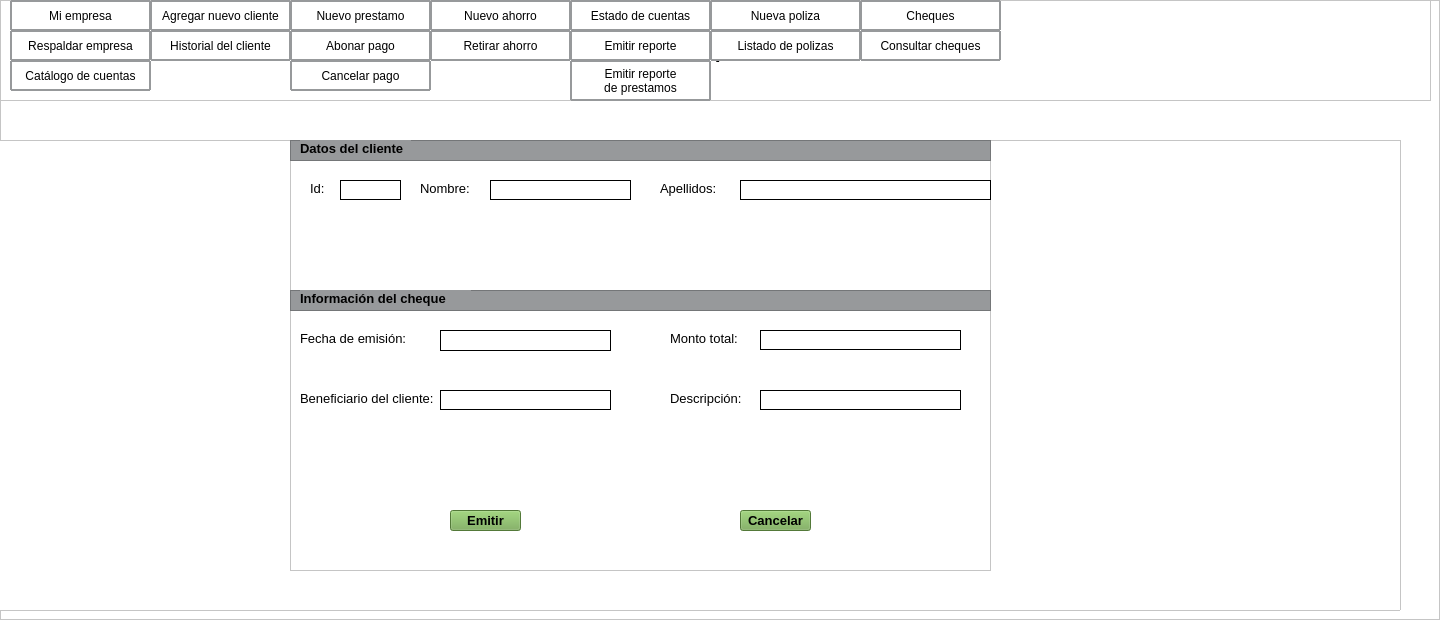
             <widget class="QFrame" name="contenido">
              <property name="styleSheet">
               <string notr="true">background-color: rgb(255, 255, 255);</string>
              </property>
              <property name="frameShape">
               <enum>QFrame::StyledPanel</enum>
              </property>
              <property name="frameShadow">
               <enum>QFrame::Raised</enum>
              </property>
              <widget class="QLabel" name="label_18">
               <property name="geometry">
                <rect>
                 <x>1000</x>
                 <y>10</y>
                 <width>251</width>
                 <height>51</height>
                </rect>
               </property>
               <property name="text">
                <string/>
               </property>
              </widget>
              <widget class="QFrame" name="frame">
               <property name="geometry">
                <rect>
                 <x>0</x>
                 <y>0</y>
                 <width>1431</width>
                 <height>101</height>
                </rect>
               </property>
               <property name="frameShape">
                <enum>QFrame::StyledPanel</enum>
               </property>
               <property name="frameShadow">
                <enum>QFrame::Raised</enum>
               </property>
               <widget class="QLabel" name="IngresaTitulo">
                <property name="geometry">
                 <rect>
                  <x>292</x>
                  <y>20</y>
                  <width>841</width>
                  <height>61</height>
                 </rect>
                </property>
                <property name="minimumSize">
                 <size>
                  <width>750</width>
                  <height>0</height>
                 </size>
                </property>
                <property name="maximumSize">
                 <size>
                  <width>1600</width>
                  <height>16777215</height>
                 </size>
                </property>
                <property name="font">
                 <font>
                  <pointsize>16</pointsize>
                 </font>
                </property>
                <property name="styleSheet">
                 <string notr="true"/>
                </property>
                <property name="text">
                 <string>&lt;html&gt;&lt;head/&gt;&lt;body&gt;&lt;p align=&quot;center&quot;&gt;&lt;span style=&quot; font-weight:700;&quot;&gt;Cheques&lt;/span&gt;&lt;/p&gt;&lt;/body&gt;&lt;/html&gt;</string>
                </property>
               </widget>
               <widget class="QLabel" name="label_10">
                <property name="geometry">
                 <rect>
                  <x>1200</x>
                  <y>10</y>
                  <width>80</width>
                  <height>80</height>
                 </rect>
                </property>
                <property name="minimumSize">
                 <size>
                  <width>80</width>
                  <height>80</height>
                 </size>
                </property>
                <property name="text">
                 <string/>
                </property>
                <property name="pixmap">
                 <pixmap resource="../imagenes/res.qrc">:/imagen/logobueno_preview_rev_1.png</pixmap>
                </property>
               </widget>
               <widget class="QPushButton" name="Catalogo">
                <property name="geometry">
                 <rect>
                  <x>10</x>
                  <y>60</y>
                  <width>141</width>
                  <height>31</height>
                 </rect>
                </property>
                <property name="styleSheet">
                 <string notr="true">border-style: solid;
border-width: 2px;
border-color: rgb(151, 153, 155);
border-radius: 1px;
</string>
                </property>
                <property name="text">
                 <string>Catálogo de cuentas</string>
                </property>
               </widget>
               <widget class="QPushButton" name="Respaldo">
                <property name="geometry">
                 <rect>
                  <x>10</x>
                  <y>30</y>
                  <width>141</width>
                  <height>31</height>
                 </rect>
                </property>
                <property name="styleSheet">
                 <string notr="true">border-style: solid;
border-width: 2px;
border-color: rgb(151, 153, 155);
border-radius: 1px;
</string>
                </property>
                <property name="text">
                 <string>Respaldar empresa</string>
                </property>
               </widget>
               <widget class="QPushButton" name="Mi_Empresa">
                <property name="geometry">
                 <rect>
                  <x>10</x>
                  <y>0</y>
                  <width>141</width>
                  <height>31</height>
                 </rect>
                </property>
                <property name="styleSheet">
                 <string notr="true">border-style: solid;
border-width: 2px;
border-color: rgb(151, 153, 155);
border-radius: 1px;
</string>
                </property>
                <property name="text">
                 <string>Mi empresa</string>
                </property>
               </widget>
               <widget class="QPushButton" name="Ahorro">
                <property name="geometry">
                 <rect>
                  <x>430</x>
                  <y>0</y>
                  <width>141</width>
                  <height>31</height>
                 </rect>
                </property>
                <property name="styleSheet">
                 <string notr="true">border-style: solid;
border-width: 2px;
border-color: rgb(151, 153, 155);
border-radius: 1px;
</string>
                </property>
                <property name="text">
                 <string>Nuevo ahorro</string>
                </property>
               </widget>
               <widget class="QPushButton" name="abonar">
                <property name="geometry">
                 <rect>
                  <x>290</x>
                  <y>30</y>
                  <width>141</width>
                  <height>31</height>
                 </rect>
                </property>
                <property name="styleSheet">
                 <string notr="true">border-style: solid;
border-width: 2px;
border-color: rgb(151, 153, 155);
border-radius: 1px;
</string>
                </property>
                <property name="text">
                 <string>Abonar pago</string>
                </property>
               </widget>
               <widget class="QPushButton" name="Reportes">
                <property name="geometry">
                 <rect>
                  <x>570</x>
                  <y>30</y>
                  <width>141</width>
                  <height>31</height>
                 </rect>
                </property>
                <property name="styleSheet">
                 <string notr="true">border-style: solid;
border-width: 2px;
border-color: rgb(151, 153, 155);
border-radius: 1px;
</string>
                </property>
                <property name="text">
                 <string>Emitir reporte</string>
                </property>
               </widget>
               <widget class="QPushButton" name="Polizas">
                <property name="geometry">
                 <rect>
                  <x>710</x>
                  <y>0</y>
                  <width>151</width>
                  <height>31</height>
                 </rect>
                </property>
                <property name="styleSheet">
                 <string notr="true">border-style: solid;
border-width: 2px;
border-color: rgb(151, 153, 155);
border-radius: 1px;
</string>
                </property>
                <property name="text">
                 <string>Nueva poliza</string>
                </property>
               </widget>
               <widget class="QPushButton" name="Historial">
                <property name="geometry">
                 <rect>
                  <x>150</x>
                  <y>30</y>
                  <width>141</width>
                  <height>31</height>
                 </rect>
                </property>
                <property name="styleSheet">
                 <string notr="true">border-style: solid;
border-width: 2px;
border-color: rgb(151, 153, 155);
border-radius: 1px;
</string>
                </property>
                <property name="text">
                 <string>Historial del cliente</string>
                </property>
               </widget>
               <widget class="QPushButton" name="Estado">
                <property name="geometry">
                 <rect>
                  <x>570</x>
                  <y>0</y>
                  <width>141</width>
                  <height>31</height>
                 </rect>
                </property>
                <property name="styleSheet">
                 <string notr="true">border-style: solid;
border-width: 2px;
border-color: rgb(151, 153, 155);
border-radius: 1px;
</string>
                </property>
                <property name="text">
                 <string>Estado de cuentas</string>
                </property>
               </widget>
               <widget class="QPushButton" name="cancelar">
                <property name="geometry">
                 <rect>
                  <x>290</x>
                  <y>60</y>
                  <width>141</width>
                  <height>31</height>
                 </rect>
                </property>
                <property name="styleSheet">
                 <string notr="true">border-style: solid;
border-width: 2px;
border-color: rgb(151, 153, 155);
border-radius: 1px;
</string>
                </property>
                <property name="text">
                 <string>Cancelar pago</string>
                </property>
               </widget>
               <widget class="QPushButton" name="Cliente">
                <property name="geometry">
                 <rect>
                  <x>150</x>
                  <y>0</y>
                  <width>141</width>
                  <height>31</height>
                 </rect>
                </property>
                <property name="styleSheet">
                 <string notr="true">border-style: solid;
border-width: 2px;
border-color: rgb(151, 153, 155);
border-radius: 1px;
</string>
                </property>
                <property name="text">
                 <string>Agregar nuevo cliente</string>
                </property>
               </widget>
               <widget class="QPushButton" name="Retirar">
                <property name="geometry">
                 <rect>
                  <x>430</x>
                  <y>30</y>
                  <width>141</width>
                  <height>31</height>
                 </rect>
                </property>
                <property name="styleSheet">
                 <string notr="true">border-style: solid;
border-width: 2px;
border-color: rgb(151, 153, 155);
border-radius: 1px;
</string>
                </property>
                <property name="text">
                 <string>Retirar ahorro</string>
                </property>
               </widget>
               <widget class="QPushButton" name="Cheques">
                <property name="geometry">
                 <rect>
                  <x>860</x>
                  <y>0</y>
                  <width>141</width>
                  <height>31</height>
                 </rect>
                </property>
                <property name="styleSheet">
                 <string notr="true">border-style: solid;
border-width: 2px;
border-color: rgb(151, 153, 155);
border-radius: 1px;
</string>
                </property>
                <property name="text">
                 <string>Cheques</string>
                </property>
               </widget>
               <widget class="QPushButton" name="Consulta_cheque">
                <property name="geometry">
                 <rect>
                  <x>860</x>
                  <y>30</y>
                  <width>141</width>
                  <height>31</height>
                 </rect>
                </property>
                <property name="styleSheet">
                 <string notr="true">border-style: solid;
border-width: 2px;
border-color: rgb(151, 153, 155);
border-radius: 1px;
</string>
                </property>
                <property name="text">
                 <string>Consultar cheques</string>
                </property>
               </widget>
               <widget class="QPushButton" name="Listado">
                <property name="geometry">
                 <rect>
                  <x>710</x>
                  <y>30</y>
                  <width>151</width>
                  <height>31</height>
                 </rect>
                </property>
                <property name="styleSheet">
                 <string notr="true">border-style: solid;
border-width: 2px;
border-color: rgb(151, 153, 155);
border-radius: 1px;
</string>
                </property>
                <property name="text">
                 <string>Listado de polizas</string>
                </property>
               </widget>
               <widget class="QPushButton" name="prestamo">
                <property name="geometry">
                 <rect>
                  <x>290</x>
                  <y>0</y>
                  <width>141</width>
                  <height>31</height>
                 </rect>
                </property>
                <property name="styleSheet">
                 <string notr="true">border-style: solid;
border-width: 2px;
border-color: rgb(151, 153, 155);
border-radius: 1px;
</string>
                </property>
                <property name="text">
                 <string>Nuevo prestamo</string>
                </property>
               </widget>
               <widget class="QPushButton" name="Reportes_2">
                <property name="geometry">
                 <rect>
                  <x>570</x>
                  <y>60</y>
                  <width>141</width>
                  <height>41</height>
                 </rect>
                </property>
                <property name="styleSheet">
                 <string notr="true">border-style: solid;
border-width: 2px;
border-color: rgb(151, 153, 155);
border-radius: 1px;
</string>
                </property>
                <property name="text">
                 <string>Emitir reporte 
de prestamos</string>
                </property>
               </widget>
              </widget>
              <widget class="QFrame" name="Desarrollo">
               <property name="geometry">
                <rect>
                 <x>-30</x>
                 <y>140</y>
                 <width>1431</width>
                 <height>471</height>
                </rect>
               </property>
               <property name="frameShape">
                <enum>QFrame::StyledPanel</enum>
               </property>
               <property name="frameShadow">
                <enum>QFrame::Raised</enum>
               </property>
               <widget class="QLabel" name="advertencia">
                <property name="geometry">
                 <rect>
                  <x>580</x>
                  <y>260</y>
                  <width>471</width>
                  <height>20</height>
                 </rect>
                </property>
                <property name="styleSheet">
                 <string notr="true">color: rgb(249, 66, 58);</string>
                </property>
                <property name="text">
                 <string>&lt;html&gt;&lt;head/&gt;&lt;body&gt;&lt;p align=&quot;center&quot;&gt;&lt;br/&gt;&lt;/p&gt;&lt;/body&gt;&lt;/html&gt;</string>
                </property>
               </widget>
               <widget class="QLabel" name="cuenta">
                <property name="geometry">
                 <rect>
                  <x>360</x>
                  <y>100</y>
                  <width>81</width>
                  <height>31</height>
                 </rect>
                </property>
                <property name="font">
                 <font>
                  <pointsize>12</pointsize>
                 </font>
                </property>
                <property name="text">
                 <string/>
                </property>
               </widget>
               <widget class="QLabel" name="fecha">
                <property name="geometry">
                 <rect>
                  <x>700</x>
                  <y>410</y>
                  <width>131</width>
                  <height>20</height>
                 </rect>
                </property>
                <property name="styleSheet">
                 <string notr="true">color: rgb(116, 170, 80);</string>
                </property>
                <property name="text">
                 <string/>
                </property>
               </widget>
               <widget class="QLabel" name="fecha_limite">
                <property name="geometry">
                 <rect>
                  <x>730</x>
                  <y>190</y>
                  <width>131</width>
                  <height>31</height>
                 </rect>
                </property>
                <property name="font">
                 <font>
                  <pointsize>12</pointsize>
                 </font>
                </property>
                <property name="text">
                 <string/>
                </property>
               </widget>
               <widget class="QLabel" name="nombre">
                <property name="geometry">
                 <rect>
                  <x>590</x>
                  <y>100</y>
                  <width>281</width>
                  <height>31</height>
                 </rect>
                </property>
                <property name="font">
                 <font>
                  <pointsize>12</pointsize>
                 </font>
                </property>
                <property name="text">
                 <string/>
                </property>
               </widget>
               <widget class="QLabel" name="fecha_registro">
                <property name="geometry">
                 <rect>
                  <x>760</x>
                  <y>220</y>
                  <width>131</width>
                  <height>31</height>
                 </rect>
                </property>
                <property name="font">
                 <font>
                  <pointsize>12</pointsize>
                 </font>
                </property>
                <property name="text">
                 <string/>
                </property>
               </widget>
               <widget class="QLabel" name="fecha_sig">
                <property name="geometry">
                 <rect>
                  <x>550</x>
                  <y>410</y>
                  <width>131</width>
                  <height>20</height>
                 </rect>
                </property>
                <property name="styleSheet">
                 <string notr="true">color: rgb(116, 170, 80);</string>
                </property>
                <property name="text">
                 <string/>
                </property>
               </widget>
               <widget class="QLabel" name="total_pag">
                <property name="geometry">
                 <rect>
                  <x>660</x>
                  <y>290</y>
                  <width>131</width>
                  <height>31</height>
                 </rect>
                </property>
                <property name="font">
                 <font>
                  <pointsize>12</pointsize>
                 </font>
                </property>
                <property name="text">
                 <string/>
                </property>
               </widget>
               <widget class="QLabel" name="realizo_pago">
                <property name="geometry">
                 <rect>
                  <x>290</x>
                  <y>380</y>
                  <width>551</width>
                  <height>20</height>
                 </rect>
                </property>
                <property name="styleSheet">
                 <string notr="true">color: rgb(116, 170, 80);</string>
                </property>
                <property name="text">
                 <string>&lt;html&gt;&lt;head/&gt;&lt;body&gt;&lt;p align=&quot;center&quot;&gt;&lt;br/&gt;&lt;/p&gt;&lt;/body&gt;&lt;/html&gt;</string>
                </property>
               </widget>
               <widget class="QFrame" name="frame_5">
                <property name="geometry">
                 <rect>
                  <x>320</x>
                  <y>20</y>
                  <width>701</width>
                  <height>411</height>
                 </rect>
                </property>
                <property name="frameShape">
                 <enum>QFrame::StyledPanel</enum>
                </property>
                <property name="frameShadow">
                 <enum>QFrame::Raised</enum>
                </property>
                <widget class="QFrame" name="primera_linea_7">
                 <property name="geometry">
                  <rect>
                   <x>0</x>
                   <y>130</y>
                   <width>701</width>
                   <height>21</height>
                  </rect>
                 </property>
                 <property name="styleSheet">
                  <string notr="true">background-color: rgb(151,153,155);
</string>
                 </property>
                 <property name="frameShape">
                  <enum>QFrame::StyledPanel</enum>
                 </property>
                 <property name="frameShadow">
                  <enum>QFrame::Raised</enum>
                 </property>
                 <widget class="QLabel" name="datos_cliente_7">
                  <property name="geometry">
                   <rect>
                    <x>10</x>
                    <y>0</y>
                    <width>171</width>
                    <height>16</height>
                   </rect>
                  </property>
                  <property name="font">
                   <font>
                    <pointsize>10</pointsize>
                    <bold>true</bold>
                   </font>
                  </property>
                  <property name="text">
                   <string>Información del cheque</string>
                  </property>
                 </widget>
                </widget>
                <widget class="QLabel" name="label_49">
                 <property name="geometry">
                  <rect>
                   <x>10</x>
                   <y>170</y>
                   <width>111</width>
                   <height>16</height>
                  </rect>
                 </property>
                 <property name="font">
                  <font>
                   <pointsize>10</pointsize>
                  </font>
                 </property>
                 <property name="text">
                  <string>Fecha de emisión:</string>
                 </property>
                </widget>
                <widget class="QLabel" name="label_50">
                 <property name="geometry">
                  <rect>
                   <x>380</x>
                   <y>170</y>
                   <width>71</width>
                   <height>16</height>
                  </rect>
                 </property>
                 <property name="font">
                  <font>
                   <pointsize>10</pointsize>
                  </font>
                 </property>
                 <property name="text">
                  <string>Monto total:</string>
                 </property>
                </widget>
                <widget class="QLineEdit" name="caja_monto_2">
                 <property name="geometry">
                  <rect>
                   <x>470</x>
                   <y>170</y>
                   <width>201</width>
                   <height>20</height>
                  </rect>
                 </property>
                 <property name="styleSheet">
                  <string notr="true">QLineEdit#caja_monto_2{border: 1px solid rgb(0,0,0);}</string>
                 </property>
                </widget>
                <widget class="QLabel" name="label_51">
                 <property name="geometry">
                  <rect>
                   <x>10</x>
                   <y>230</y>
                   <width>151</width>
                   <height>16</height>
                  </rect>
                 </property>
                 <property name="font">
                  <font>
                   <pointsize>10</pointsize>
                  </font>
                 </property>
                 <property name="text">
                  <string>Beneficiario del cliente:</string>
                 </property>
                </widget>
                <widget class="QLineEdit" name="caja_beneficiario_2">
                 <property name="geometry">
                  <rect>
                   <x>150</x>
                   <y>230</y>
                   <width>171</width>
                   <height>20</height>
                  </rect>
                 </property>
                 <property name="styleSheet">
                  <string notr="true">QLineEdit#caja_beneficiario_2{border: 1px solid rgb(0,0,0);}</string>
                 </property>
                </widget>
                <widget class="QLabel" name="label_52">
                 <property name="geometry">
                  <rect>
                   <x>380</x>
                   <y>230</y>
                   <width>81</width>
                   <height>16</height>
                  </rect>
                 </property>
                 <property name="font">
                  <font>
                   <pointsize>10</pointsize>
                  </font>
                 </property>
                 <property name="text">
                  <string>Descripción:</string>
                 </property>
                </widget>
                <widget class="QLineEdit" name="caja_descripcion_2">
                 <property name="geometry">
                  <rect>
                   <x>470</x>
                   <y>230</y>
                   <width>201</width>
                   <height>20</height>
                  </rect>
                 </property>
                 <property name="styleSheet">
                  <string notr="true">QLineEdit#caja_descripcion_2{border: 1px solid rgb(0,0,0);}</string>
                 </property>
                </widget>
                <widget class="QToolButton" name="boton_emitir_2">
                 <property name="geometry">
                  <rect>
                   <x>160</x>
                   <y>350</y>
                   <width>71</width>
                   <height>21</height>
                  </rect>
                 </property>
                 <property name="font">
                  <font>
                   <pointsize>10</pointsize>
                   <bold>true</bold>
                  </font>
                 </property>
                 <property name="styleSheet">
                  <string notr="true">background-color: rgb(116,170,80);</string>
                 </property>
                 <property name="text">
                  <string>Emitir</string>
                 </property>
                </widget>
                <widget class="QToolButton" name="boton_cancelar_2">
                 <property name="geometry">
                  <rect>
                   <x>450</x>
                   <y>350</y>
                   <width>71</width>
                   <height>21</height>
                  </rect>
                 </property>
                 <property name="font">
                  <font>
                   <pointsize>10</pointsize>
                   <bold>true</bold>
                  </font>
                 </property>
                 <property name="styleSheet">
                  <string notr="true">background-color: rgb(116,170,80);</string>
                 </property>
                 <property name="text">
                  <string>Cancelar</string>
                 </property>
                </widget>
                <widget class="QLineEdit" name="id_c">
                 <property name="geometry">
                  <rect>
                   <x>50</x>
                   <y>20</y>
                   <width>61</width>
                   <height>20</height>
                  </rect>
                 </property>
                 <property name="styleSheet">
                  <string notr="true">QLineEdit#id_c{border: 1px solid rgb(0,0,0);}</string>
                 </property>
                </widget>
                <widget class="QLineEdit" name="nombre_c">
                 <property name="geometry">
                  <rect>
                   <x>200</x>
                   <y>20</y>
                   <width>141</width>
                   <height>20</height>
                  </rect>
                 </property>
                 <property name="styleSheet">
                  <string notr="true">QLineEdit#nombre_c{border: 1px solid rgb(0,0,0);}</string>
                 </property>
                </widget>
                <widget class="QLineEdit" name="apellidos_c">
                 <property name="geometry">
                  <rect>
                   <x>450</x>
                   <y>20</y>
                   <width>251</width>
                   <height>20</height>
                  </rect>
                 </property>
                 <property name="styleSheet">
                  <string notr="true">QLineEdit#apellidos_c{border: 1px solid rgb(0,0,0);}</string>
                 </property>
                </widget>
                <widget class="QLabel" name="label_55">
                 <property name="geometry">
                  <rect>
                   <x>20</x>
                   <y>20</y>
                   <width>21</width>
                   <height>16</height>
                  </rect>
                 </property>
                 <property name="font">
                  <font>
                   <pointsize>10</pointsize>
                  </font>
                 </property>
                 <property name="text">
                  <string>Id:</string>
                 </property>
                </widget>
                <widget class="QLabel" name="label_56">
                 <property name="geometry">
                  <rect>
                   <x>130</x>
                   <y>20</y>
                   <width>61</width>
                   <height>16</height>
                  </rect>
                 </property>
                 <property name="font">
                  <font>
                   <pointsize>10</pointsize>
                  </font>
                 </property>
                 <property name="text">
                  <string>Nombre:</string>
                 </property>
                </widget>
                <widget class="QLabel" name="label_57">
                 <property name="geometry">
                  <rect>
                   <x>370</x>
                   <y>20</y>
                   <width>61</width>
                   <height>16</height>
                  </rect>
                 </property>
                 <property name="font">
                  <font>
                   <pointsize>10</pointsize>
                  </font>
                 </property>
                 <property name="text">
                  <string>Apellidos:</string>
                 </property>
                </widget>
                <widget class="QLabel" name="texto_error">
                 <property name="geometry">
                  <rect>
                   <x>20</x>
                   <y>270</y>
                   <width>421</width>
                   <height>32</height>
                  </rect>
                 </property>
                 <property name="minimumSize">
                  <size>
                   <width>250</width>
                   <height>0</height>
                  </size>
                 </property>
                 <property name="toolTip">
                  <string>&lt;html&gt;&lt;head/&gt;&lt;body&gt;&lt;p align=&quot;center&quot;&gt;&lt;br/&gt;&lt;/p&gt;&lt;/body&gt;&lt;/html&gt;</string>
                 </property>
                 <property name="whatsThis">
                  <string>&lt;html&gt;&lt;head/&gt;&lt;body&gt;&lt;p align=&quot;center&quot;&gt;&lt;br/&gt;&lt;/p&gt;&lt;/body&gt;&lt;/html&gt;</string>
                 </property>
                 <property name="styleSheet">
                  <string notr="true">color: rgb(48, 127, 226);
font: 10pt &quot;Arial&quot;;</string>
                 </property>
                 <property name="text">
                  <string>&lt;html&gt;&lt;head/&gt;&lt;body&gt;&lt;p align=&quot;center&quot;&gt;&lt;br/&gt;&lt;/p&gt;&lt;/body&gt;&lt;/html&gt;</string>
                 </property>
                </widget>
                <widget class="QLabel" name="fechaf">
                 <property name="geometry">
                  <rect>
                   <x>150</x>
                   <y>170</y>
                   <width>171</width>
                   <height>21</height>
                  </rect>
                 </property>
                 <property name="styleSheet">
                  <string notr="true">QLabel#fechaf{border: 1px solid rgb(0,0,0);}</string>
                 </property>
                 <property name="text">
                  <string/>
                 </property>
                </widget>
               </widget>
               <widget class="QFrame" name="primera_linea_3">
                <property name="geometry">
                 <rect>
                  <x>320</x>
                  <y>0</y>
                  <width>701</width>
                  <height>21</height>
                 </rect>
                </property>
                <property name="styleSheet">
                 <string notr="true">background-color: rgb(151,153,155);

</string>
                </property>
                <property name="frameShape">
                 <enum>QFrame::StyledPanel</enum>
                </property>
                <property name="frameShadow">
                 <enum>QFrame::Raised</enum>
                </property>
                <widget class="QLabel" name="datos_cliente_3">
                 <property name="geometry">
                  <rect>
                   <x>10</x>
                   <y>0</y>
                   <width>111</width>
                   <height>16</height>
                  </rect>
                 </property>
                 <property name="font">
                  <font>
                   <pointsize>10</pointsize>
                   <bold>true</bold>
                  </font>
                 </property>
                 <property name="text">
                  <string>Datos del cliente</string>
                 </property>
                </widget>
               </widget>
              </widget>
             </widget>
